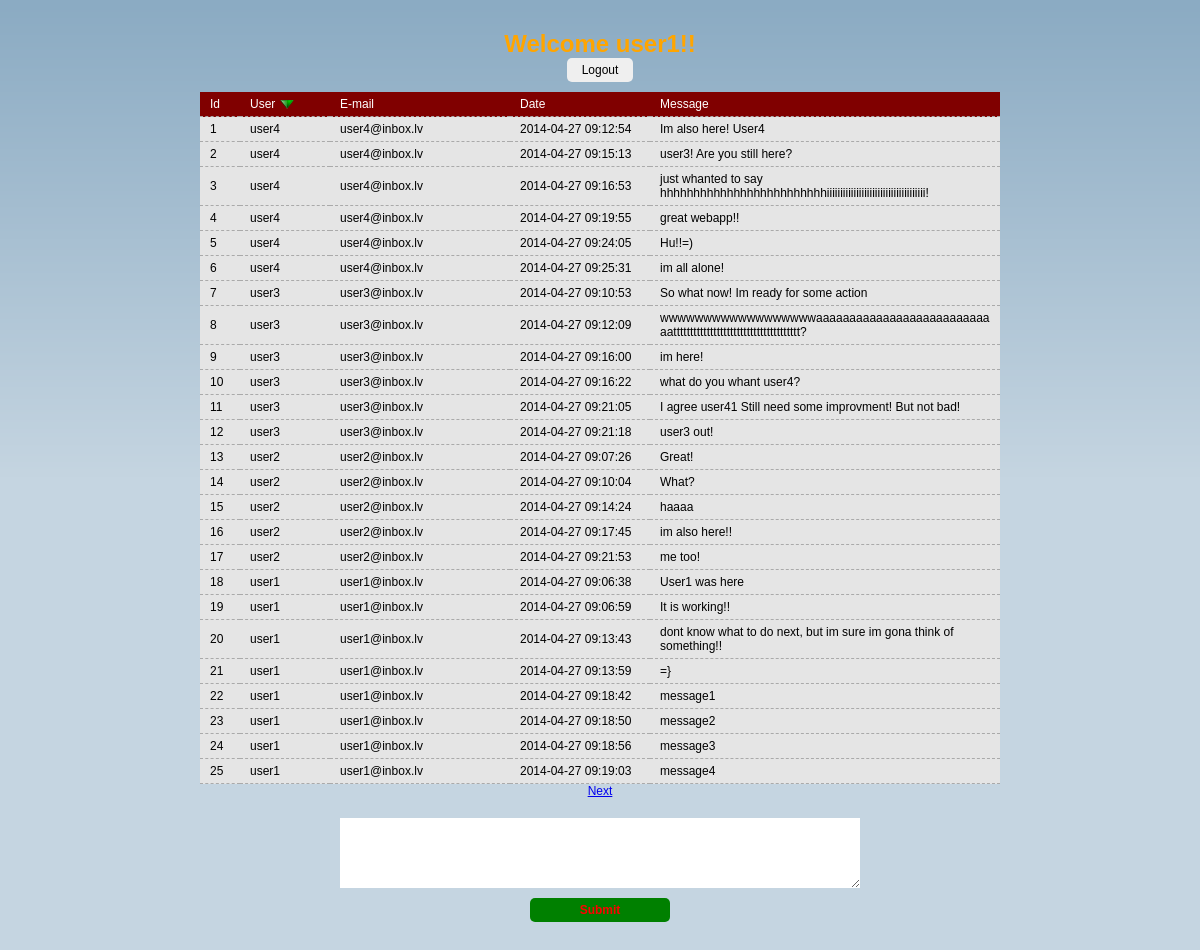
Screenshot of /login_success.php (signed in) with the database file from the repository.
### tables this page shows
CREATE TABLE IF NOT EXISTS `users` (
  `id` int(11) NOT NULL AUTO_INCREMENT,
  `user` varchar(40) NOT NULL,
  `email` varchar(255) NOT NULL,
  `password` varchar(32) NOT NULL,
  PRIMARY KEY (`id`)
);

### login_success.php (the view, shortened to what this page needs)
<?php
if(!isset($_SESSION['myusername'])){
header("location:index.php");
} else {
	try{
		$obj = new PDO('mysql:host=localhost;dbname=test;charset=UTF-8','root','');
		$by= $_SESSION['sort']['by'];
		$ad= $_SESSION['sort']['ad'];
		if (!isset($_GET['from']) or !is_numeric($_GET['from'])) {
  			$from = 0;
		}
		else
		{
  			$from = (int)$_GET['from'];
		}
		$sql="select *,if((select `id`
							from (select `users`.`id` as `id`,`user`,`email`,`message`,`date`
									from `users`,`messages` where `messages`.`user_id`=`users`.`id`) `tab1`
							order by `tab1`.`id` desc limit 0,1
							) = `tab2`.`id`,1,0) as latest
				from(select `users`.`id` as `id`,`user`,`email`,`message`,`date`
					from `users`,`messages` where `messages`.`user_id`=`users`.`id`) `tab2` order by `$by` $ad limit $from ,25";
		$qu = $obj -> query($sql);
		$result = $qu -> fetchAll(PDO::FETCH_ASSOC);
	}catch(PDOException $ex){
		echo $ex -> getMessage();
	}
}
?>
<html>
<head>
	<link rel="stylesheet" type="text/css" href="table.css">
</head>
<body>
	<div id="account">
		<h1 style="color:orange; font-size:x-large">Welcome <?php echo $_SESSION['myusername']?>!!</h1>
		<form action="logout.php">
			<input type="submit" value="Logout">
		</form>
	</div>
	<div id="wrapper">
		<?php if (!empty($result)){?>
			<table cellpadding="0" cellspacing="0" border="0" class="tbl">
				<thead>
					<tr>
						<td style="color:white;width:20px">Id</td>
						<td style="width:70px"><span class="sort <?php echo $by == 'user' ? ''.strtolower($ad):null; ?>" id="user">User</span></td>
						<td style="width:160px"><span class="sort <?php echo $by == 'email' ? ''.strtolower($ad):null; ?>" id="email">E-mail</span></td>
						<td style="width:120px"><span class="sort <?php echo $by == 'date' ? ''.strtolower($ad):null; ?>" id="date">Date</span></td>
						<td style="color:white">Message</td>
					</tr>
				</thead>
				<tbody>
					<?php $i=1; foreach($result as $row) { ?>
						<tr class="active">
							<td><?php echo $i ?></td>
							<td><?php echo $row['user'] ?></td>
							<td><?php echo $row['email'] ?></td>
							<td ><?php echo $row['date'] ?></td>
							<td style="width:70px"><?php echo $row['message'] ?></td>
						</tr>
					<?php $i=$i+1; } ?>
				</tbody>
			</table>
		<?php } else {?>
			<p style="color:red; font-size:medium">Vairāk nav neviena ziņojuma!!</p>
		<?php } ?>
	</div>
	<?PHP
	if ($result)
		echo '<a href="'.$_SERVER['PHP_SELF'].'?from='.($from+25).'">Next</a>';
	?>
	<div style="margin-top:20px">
		<form name="form1" method="post" action="insert.php">
			<textarea id="message" name="message" rows="5" cols="70" maxlength="160"></textarea><br>
			<input id="Submit" name="Submit" type="submit" value="Submit">
		</form>
	</div>
</body>
</html>

### table.css (style rules this page uses)
body { padding:30px 0; text-align:center; font-family:Arial,Verdana,Sans-serif; background: url('images/bg.png') no-repeat center center fixed; background-size: cover; -moz-background-size: cover; -webkit-background-size: cover; -o-background-size: cover; }
#wrapper { text-align: left; width:800px; margin:0 auto; }
.active { background:#E5E5E5; }
.tbl { margin-top:10px; width:100%; table-layout:fixed; word-wrap:break-word; }
.tbl thead,.tbl td { padding:5px 10px; }
.tbl thead { background:maroon; border-top: solid 12px #aaa; border-bottom: solid 12px #aaa; color:white; }
.tbl td { border-bottom: dashed 1px #aaa; }
.sort { cursor: pointer; padding-right: 20px; display:block; float: left; color:white; }
.DESC { background-image: url(/images/desc.png); background-repeat: no-repeat; background-position: right center; }
input[type=submit] { padding:5px 15px; border:0 none; cursor:pointer; -webkit-border-radius: 5px; border-radius: 5px; }
input[type=submit]#Submit { width:140px; margin-top:10px; background:green; color:red; font-family:Arial, Helvetica, sans-serif; font-weight:bold; }

### rows the page displays
users: user "user4", email "user4@inbox.lv", date "2014-04-27 09:12:54", message "Im also here! User4", date "2014-04-27 09:15:13", message "user3! Are you still here?", date "2014-04-27 09:16:53", message "just whanted to say hhhhhhhhhhhhhhhhhhhhhhhhhiiiiiiiiiiiiiiiiiiiiiiiiiiiiiiiiiiiii!", date "2014-04-27 09:19:55", message "great webapp!!", date "2014-04-27 09:24:05", message "Hu!!=)", date "2014-04-27 09:25:31", message "im all alone!"
users: user "user3", email "user3@inbox.lv", date "2014-04-27 09:10:53", message "So what now! Im ready for some action", date "2014-04-27 09:12:09", message "wwwwwwwwwwwwwwwwwwaaaaaaaaaaaaaaaaaaaaaaaaaaaatttttttttttttttttttttttttttttttttttttt?", date "2014-04-27 09:16:00", message "im here!", date "2014-04-27 09:16:22", message "what do you whant user4?", date "2014-04-27 09:21:05", message "I agree user41 Still need some improvment! But not bad!", date "2014-04-27 09:21:18", message "user3 out!"
users: user "user2", email "user2@inbox.lv", date "2014-04-27 09:07:26", message "Great!", date "2014-04-27 09:10:04", message "What?", date "2014-04-27 09:14:24", message "haaaa", date "2014-04-27 09:17:45", message "im also here!!", date "2014-04-27 09:21:53", message "me too!"
users: user "user1", email "user1@inbox.lv", date "2014-04-27 09:06:38", message "User1 was here", date "2014-04-27 09:06:59", message "It is working!!", date "2014-04-27 09:13:43", message "dont know what to do next, but im sure im gona think of something!!", date "2014-04-27 09:13:59", message "=}", date "2014-04-27 09:18:42", message "message1", date "2014-04-27 09:18:50", message "message2", date "2014-04-27 09:18:56", message "message3", date "2014-04-27 09:19:03", message "message4"
